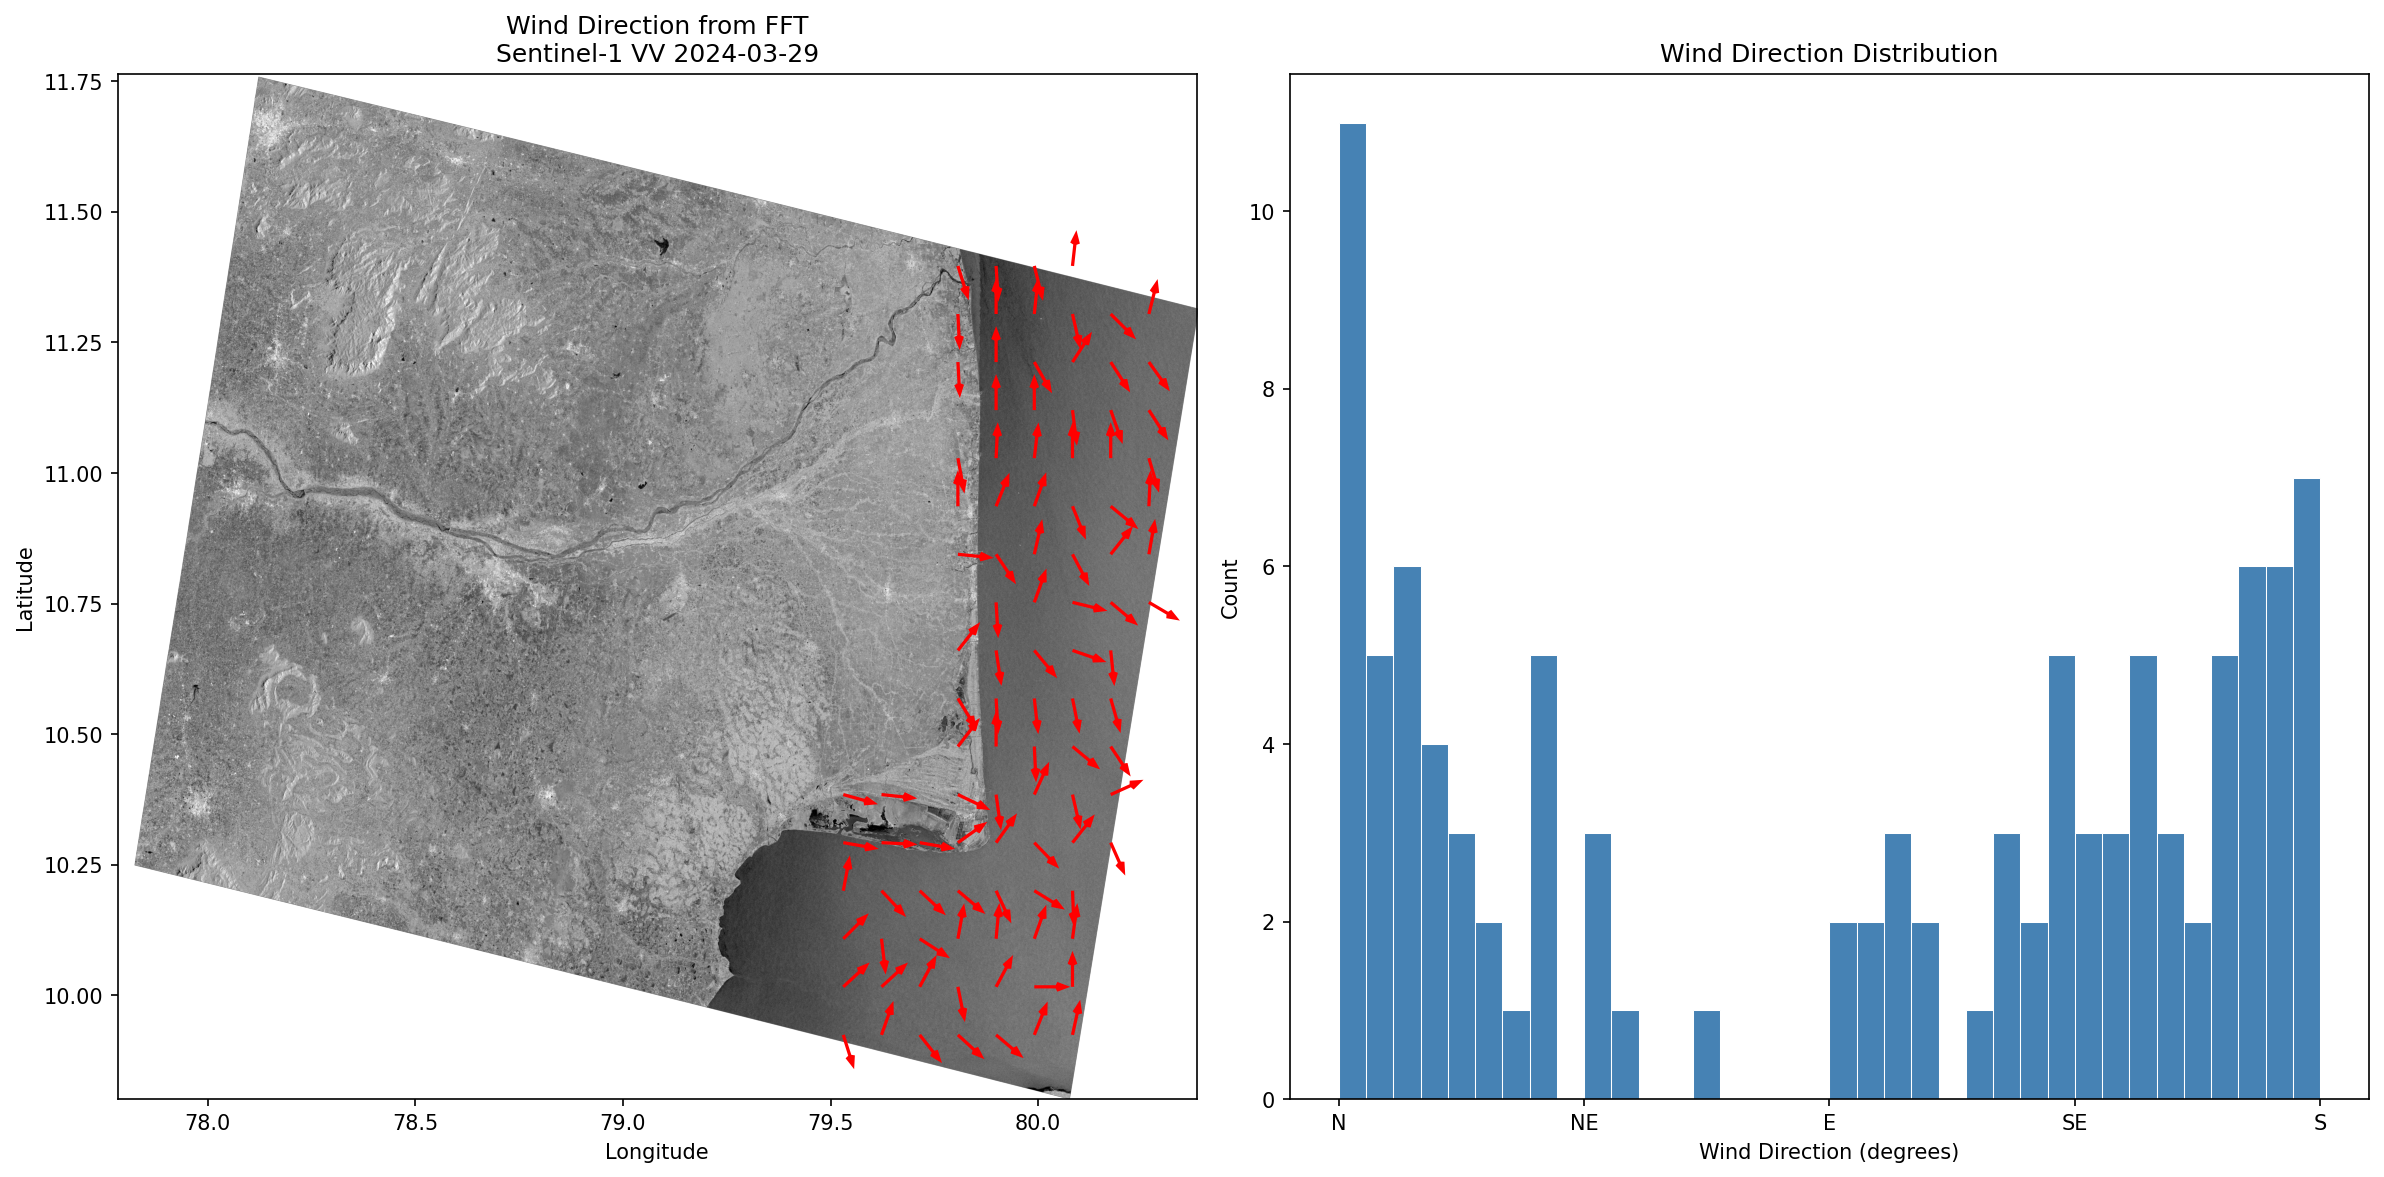

This chart was generated by the following Python code:
import numpy as np
import matplotlib.pyplot as plt
import rasterio
from rasterio.transform import from_bounds
from scipy import ndimage
import os

# ==========================================
# CONFIG
# ==========================================
TIF_PATH = r"C:\wind_field_project\outputs\S1_preprocessed.tif"
OUTPUT_DIR = r"C:\wind_field_project\outputs"
PATCH_SIZE = 512
STEP_SIZE = 256

print("Step 1: Loading preprocessed SAR image...")
with rasterio.open(TIF_PATH) as src:
    data = src.read(1).astype(np.float32)
    transform = src.transform
    crs = src.crs
    bounds = src.bounds

print(f"  Image shape: {data.shape}")
print(f"  Value range: {np.nanmin(data):.4f} to {np.nanmax(data):.4f}")

# ==========================================
# Step 2 — Mask ocean pixels only
# ==========================================
print("Step 2: Masking ocean pixels...")
ocean_mask = (data > 0) & (data < 0.05)
print(f"  Ocean pixels: {np.sum(ocean_mask):,} out of {data.size:,}")
data_ocean = np.where(ocean_mask, data, np.nan)

# ==========================================
# Step 3 — FFT-based wind direction
# ==========================================
print("Step 3: Computing wind direction via FFT...")

rows, cols = data.shape
directions = []
positions_row = []
positions_col = []

patch_count = 0
valid_count = 0

for r in range(0, rows - PATCH_SIZE, STEP_SIZE):
    for c in range(0, cols - PATCH_SIZE, STEP_SIZE):
        patch = data_ocean[r:r+PATCH_SIZE, c:c+PATCH_SIZE]

        valid_pixels = np.sum(~np.isnan(patch))
        patch_count += 1
        if valid_pixels < 0.3 * PATCH_SIZE * PATCH_SIZE:
            continue

        patch_clean = np.where(np.isnan(patch), np.nanmean(patch), patch)

        window = np.outer(np.hanning(PATCH_SIZE), np.hanning(PATCH_SIZE))
        patch_windowed = patch_clean * window

        fft = np.fft.fft2(patch_windowed)
        fft_shift = np.fft.fftshift(fft)
        power = np.abs(fft_shift) ** 2

        center = PATCH_SIZE // 2
        power[center-5:center+5, center-5:center+5] = 0

        freq_min = PATCH_SIZE // 32
        freq_max = PATCH_SIZE // 4
        mask_freq = np.zeros_like(power)
        y, x = np.ogrid[-center:center, -center:center]
        dist = np.sqrt(x**2 + y**2)
        mask_freq[(dist >= freq_min) & (dist <= freq_max)] = 1
        power_filtered = power * mask_freq

        max_idx = np.unravel_index(np.argmax(power_filtered), power_filtered.shape)
        dy = max_idx[0] - center
        dx = max_idx[1] - center

        streak_angle = np.degrees(np.arctan2(dy, dx))
        wind_angle = streak_angle % 180

        directions.append(wind_angle)
        positions_row.append(r + PATCH_SIZE // 2)
        positions_col.append(c + PATCH_SIZE // 2)
        valid_count += 1

print(f"  Processed {patch_count} patches, {valid_count} valid ocean patches")

directions    = np.array(directions)
positions_row = np.array(positions_row)
positions_col = np.array(positions_col)

# ==========================================
# Step 4 — Convert pixel positions to lat/lon
# ==========================================
print("Step 4: Converting to geographic coordinates...")

lons = []
lats = []
for r, c in zip(positions_row, positions_col):
    lon, lat = transform * (c, r)
    lons.append(lon)
    lats.append(lat)

lons = np.array(lons)
lats = np.array(lats)

# ==========================================
# Filter: keep only ocean points (east of coastline)
# ==========================================
ocean_points  = lons > 79.5
directions    = directions[ocean_points]
positions_row = positions_row[ocean_points]
positions_col = positions_col[ocean_points]
lons          = lons[ocean_points]
lats          = lats[ocean_points]
print(f"  After ocean filter: {len(directions)} points remaining")

if len(directions) == 0:
    print("  WARNING: No ocean points found! Check longitude cutoff.")
    exit()

print(f"  Mean wind direction: {np.mean(directions):.1f}°")
print(f"  Std wind direction:  {np.std(directions):.1f}°")

# ==========================================
# Step 5 — Plot wind directions
# ==========================================
print("Step 5: Plotting wind directions...")

fig, axes = plt.subplots(1, 2, figsize=(16, 8))

ax1 = axes[0]
data_db = 10 * np.log10(np.where(data > 0, data, np.nan))
ax1.imshow(data_db, cmap='gray', vmin=-25, vmax=0,
           extent=[bounds.left, bounds.right, bounds.bottom, bounds.top],
           aspect='auto')

u = np.sin(np.radians(directions))
v = np.cos(np.radians(directions))
ax1.quiver(lons, lats, u, v,
           color='red', scale=30, width=0.003,
           headwidth=3, headlength=4)

ax1.set_title('Wind Direction from FFT\nSentinel-1 VV 2024-03-29')
ax1.set_xlabel('Longitude')
ax1.set_ylabel('Latitude')

ax2 = axes[1]
ax2.hist(directions, bins=36, range=(0, 180),
         color='steelblue', edgecolor='white', linewidth=0.5)
ax2.set_xlabel('Wind Direction (degrees)')
ax2.set_ylabel('Count')
ax2.set_title('Wind Direction Distribution')
ax2.set_xticks([0, 45, 90, 135, 180])
ax2.set_xticklabels(['N', 'NE', 'E', 'SE', 'S'])

plt.tight_layout()
out_path = os.path.join(OUTPUT_DIR, 'wind_direction.png')
plt.savefig(out_path, dpi=150, bbox_inches='tight')
print(f"  Saved to {out_path}")

np.save(os.path.join(OUTPUT_DIR, 'wind_directions.npy'), directions)
np.save(os.path.join(OUTPUT_DIR, 'positions_row.npy'), positions_row)
np.save(os.path.join(OUTPUT_DIR, 'positions_col.npy'), positions_col)
np.save(os.path.join(OUTPUT_DIR, 'lons.npy'), lons)
np.save(os.path.join(OUTPUT_DIR, 'lats.npy'), lats)
print("  Direction data saved for Phase 4.")

plt.show()
print("\nPhase 3 Complete! Wind directions retrieved.")
